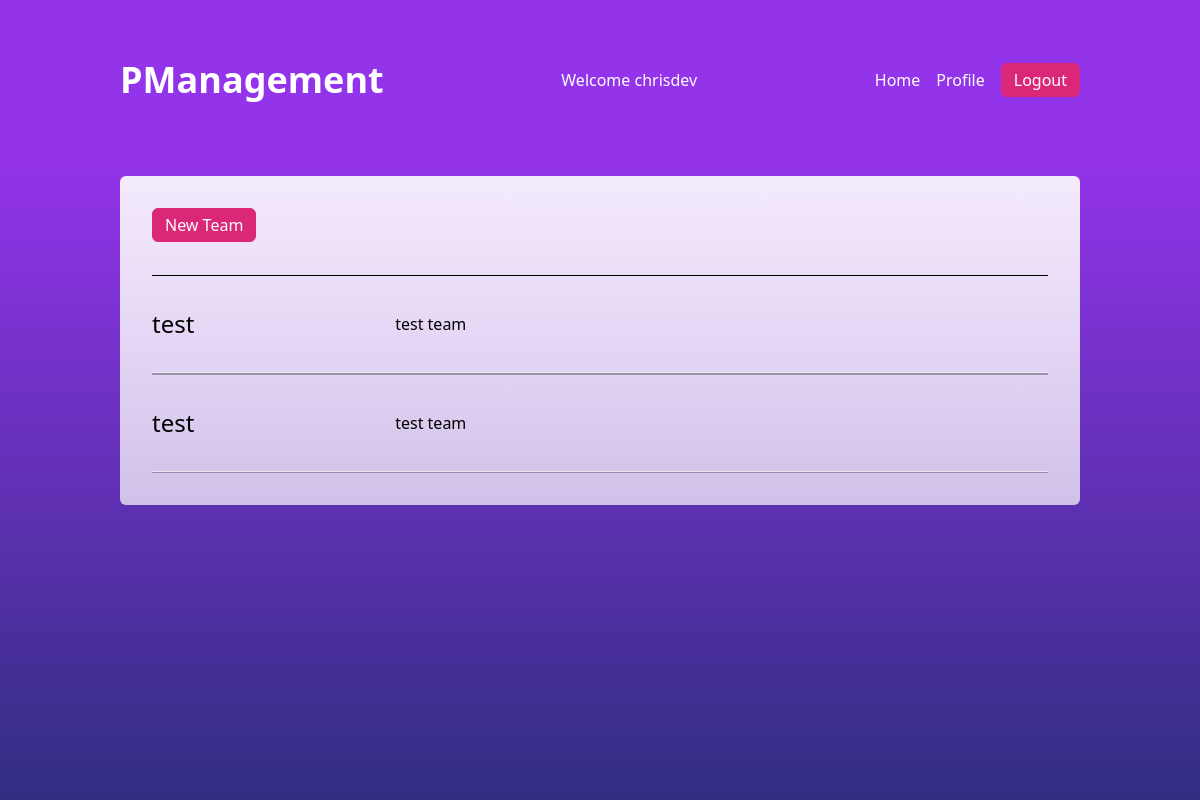
The page /team (signed in) on the database as committed earlier.
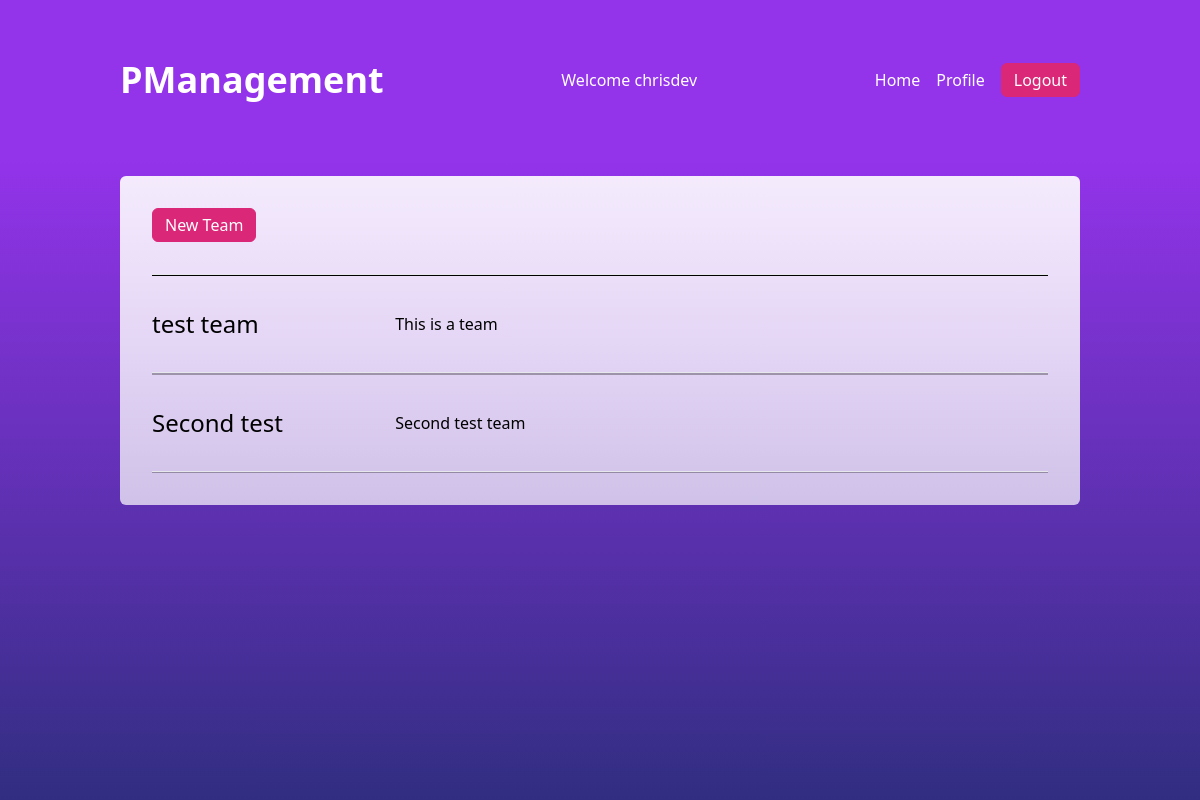
The same page on the database as committed later.
### tables this page shows
CREATE TABLE teams (id INTEGER NOT NULL, name TEXT NOT NULL, description TEXT NOT NULL, user_id INTEGER, project_id INTEGER, FOREIGN KEY(user_id) REFERENCES users(id), FOREIGN KEY(project_id) REFERENCES projects(id), PRIMARY KEY (id));

### app.py (the view)
@app.route("/team")
@login_required
def team_page():
    resp = cursor.execute("SELECT * FROM teams")
    teams = resp.fetchall()
    print(teams)
    return render_template('team.html', teams=teams)

### app.py (called while the page is built)
@app.after_request
def after_request(response):
    response.headers["Cache-Control"] = "no-cache, no-store, must-revalidate"
    response.headers["Expires"] = 0
    response.headers["Pragma"] = "no-cache"
    return response

### utils.py (called while the page is built)
def login_required(f):
    @wraps(f)
    def decorated_function(*args, **kwargs):
        if session.get("user_id") is None:
            return redirect(url_for('login', next=request.url))
        return f(*args, **kwargs)
    return decorated_function

### templates/team.html
{% extends 'layout.html' %}
{% block main %}
  <div class="bg-gradient-to-b from-white/90 to-white/70 rounded-md p-8 flex flex-col items-start justify-start gap-8 my-4">
    <div>
      <form action="/newteam" method="get">
        <button type="submit" class="border border-pink-600 rounded-md py-1 px-3 bg-pink-600 hover:border-pink-700
            hover:bg-pink-700 text-white">New Team</button>
      </form>
    </div>
    <hr class="h-[0.15rem] bg-black w-full"/>
    {% if teams|length < 1 %}
    <h1>There is no team yet!!!</h1>
    {% else %}
    {% for team in teams %}
    <div class="flex items-center justify-start gap-16 w-full">
      <div class="w-[20%]">
        <a href="/team/{{team[0]}}"><h1 class="text-2xl">{{team[1]}}</h1></a>
      </div>
      <div class="flex-1 h-full">
        <p>{{team[2]}}</p>
      </div>
    </div>
    <hr class="h-[0.15rem] bg-black/30 w-full"/>
    {% endfor %}
    {% endif %}
  </div>
{% endblock %}

### templates/layout.html (shortened to what this page needs)
<!DOCTYPE html>
<html lang="en">
  <head>
      <script src="https://cdn.tailwindcss.com"></script>
  </head>
  <body class="min-h-screen flex flex-col">
    <header class="w-full h-[160px] fixed-top bg-purple-600 text-white">
      <div class="max-w-[80%] m-auto h-full flex items-center justify-between">
        <div>
          <a href="/"><h1 class="text-4xl font-bold">PManagement</h1></a></div>
          {% if session["user_id"] and session["user_name"] %}
        <div>
          <p class="flex items-center justify-between">Welcome {{session["user_name"]}}</p>
        </div>
        <div class="flex items-center justify-between gap-4">
          <nav class="flex items-center justify-between gap-4">
            <a href="/" class="hover:text-pink-400">Home</a>
            <a href="/profile" class="hover:text-pink-400">Profile</a>
          </nav>
          <div>
          <a href="/logout">
              <button class="border border-pink-600 rounded-md py-1 px-3 bg-pink-600 hover:border-pink-700
            hover:bg-pink-700">Logout</button>
          </a>
          </div>
        </div>
        {% endif %}
      </div>
    </header>
    <main class="grow bg-gradient-to-b from-purple-600 to-indigo-900 grid place-items-center w-full">
      <div class="w-[80%] m-auto h-full">
        {% block main %}{% endblock %}
      </div>
    </main>
  </body>
</html>

Rows that differ between the two databases and show on the page:
changed teams "test team": name "test" → "test team"; description "test team" → "This is a team"
changed teams: name "test" → "Second test"; description "test team" → "Second test team"
